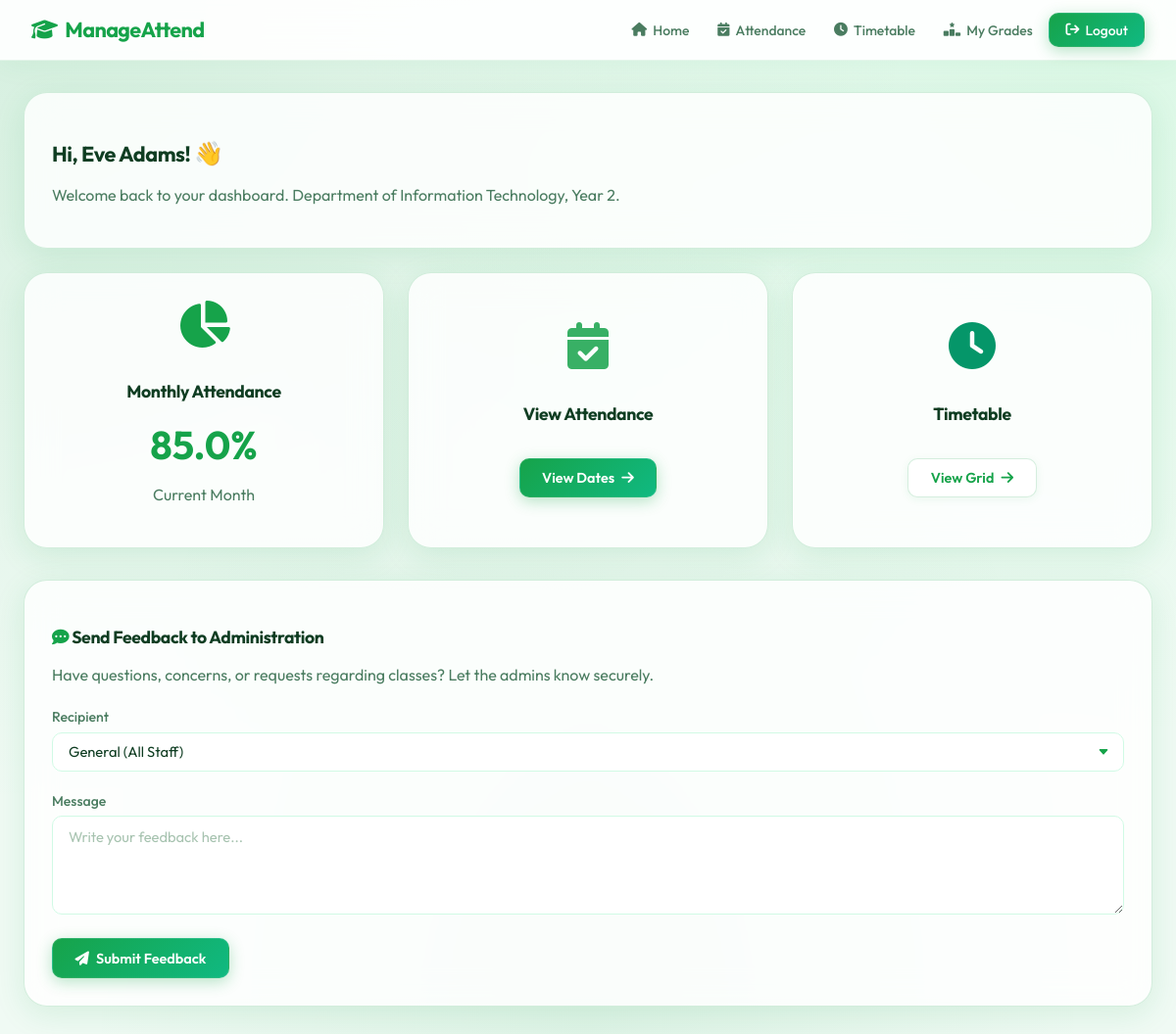
The app's page /home (signed in) with its own data.
### models.py (models this page shows, shortened)
class Student(db.Model):
    __tablename__ = 'students'
    id = db.Column(db.Integer, primary_key=True)
    name = db.Column(db.String(120), nullable=False)
    department = db.Column(db.String(80), nullable=False)
    year = db.Column(db.Integer, nullable=False)
    phone = db.Column(db.String(20), nullable=True)
    email = db.Column(db.String(120), nullable=True)
    gender = db.Column(db.String(20), nullable=True)
    attendances = db.relationship('Attendance', backref='student', lazy=True, cascade='all, delete-orphan')

class User(db.Model, UserMixin):
    __tablename__ = 'users'
    id = db.Column(db.Integer, primary_key=True)
    username = db.Column(db.String(80), unique=True, nullable=False)
    password_hash = db.Column(db.String(256), nullable=False)
    role = db.Column(db.String(20), nullable=False) # 'principal', 'hod', 'staff', 'student'
    department = db.Column(db.String(80), nullable=True)
    year = db.Column(db.Integer, nullable=True)
    student_id = db.Column(db.Integer, db.ForeignKey('students.id'), nullable=True)
    student = db.relationship('Student', backref='user_account', uselist=False, cascade='all, delete')

### app.py (the view, shortened to what this page needs)
@app.route('/home', methods=['GET', 'POST'])
@login_required
def student_home():
    if current_user.role != 'student':
        return redirect(url_for('index'))
    from models import Feedback, News
    from sqlalchemy import or_
    latest_news = News.query.filter(
        or_(News.target_dept == 'All', News.target_dept == current_user.department),
        or_(News.target_year == 'All', News.target_year == str(current_user.year))
    ).order_by(News.timestamp.desc()).limit(10).all()
    from models import SharedFile
    student_files = SharedFile.query.filter(
        or_(SharedFile.target_dept == 'All', SharedFile.target_dept == current_user.department),
        or_(SharedFile.target_year == 'All', SharedFile.target_year == str(current_user.year))
    ).order_by(SharedFile.timestamp.desc()).all()
    current_month = datetime.today().month
    current_year = datetime.today().year
    total_periods = Attendance.query.filter_by(student_id=current_user.student_id).filter(
        extract('month', Attendance.date) == current_month,
        extract('year', Attendance.date) == current_year
    ).count()
    present_periods = Attendance.query.filter_by(student_id=current_user.student_id, status=True).filter(
        extract('month', Attendance.date) == current_month,
        extract('year', Attendance.date) == current_year
    ).count()
    monthly_percentage = 0
    if total_periods > 0:
        monthly_percentage = round((present_periods / total_periods) * 100, 2)
    from models import StaffAllocation
    allocs = StaffAllocation.query.filter_by(department=current_user.department, year=current_user.year).all()
    staff_ids = list(set([a.staff_id for a in allocs]))
    if staff_ids:
        staff_members = User.query.filter(User.id.in_(staff_ids)).all()
    else:
        staff_members = []
    return render_template('home.html', monthly_percentage=monthly_percentage,
                           latest_news=latest_news, student_files=student_files,
                           staff_members=staff_members)

### app.py (called while the page is built)
@login_manager.user_loader
def load_user(user_id):
    return User.query.get(int(user_id))

### templates/home.html (shortened to what this page needs)
{% extends 'base.html' %}
{% block content %}
<div class="grid grid-cols-3">
    <div class="glass-panel" style="grid-column: span 3;">
        <h2>Hi, {{ current_user.student.name if current_user.student else current_user.username }}! <span style="font-size:1.5rem">👋</span></h2>
        <p style="color: var(--text-secondary)">Welcome back to your dashboard. Department of {{ current_user.department }}, Year {{ current_user.year }}.</p>
    </div>
    <div class="glass-panel" style="text-align: center;">
        <i class="fa-solid fa-chart-pie" style="font-size: 3rem; color: var(--accent-color); margin-bottom: 1rem;"></i>
        <h3>Monthly Attendance</h3>
        <p style="font-size: 2.5rem; font-weight: 700; color: {% if monthly_percentage >= 75 %}var(--success){% else %}var(--danger){% endif %}; margin: 1rem 0;">
            {{ monthly_percentage }}%
        </p>
        <p style="color: var(--text-secondary)">Current Month</p>
    </div>
    <div class="glass-panel" style="display: flex; flex-direction: column; justify-content: center; align-items: center;">
        <i class="fa-solid fa-calendar-check" style="font-size: 3rem; color: var(--accent-color); margin-bottom: 1rem; opacity: 0.85;"></i>
        <h3>View Attendance</h3>
        <a href="{{ url_for('student_attendance_list') }}" class="btn btn-primary" style="margin-top: 1rem;">View Dates <i class="fa-solid fa-arrow-right"></i></a>
    </div>
    <div class="glass-panel" style="display: flex; flex-direction: column; justify-content: center; align-items: center;">
        <i class="fa-solid fa-clock" style="font-size: 3rem; color: #059669; margin-bottom: 1rem;"></i>
        <h3>Timetable</h3>
        <a href="{{ url_for('student_timetable') }}" class="btn btn-secondary" style="margin-top: 1rem;">View Grid <i class="fa-solid fa-arrow-right"></i></a>
    </div>
</div>
<div class="glass-panel" style="margin-top: 2rem;">
    <h3><i class="fa-solid fa-comment-dots" style="color: var(--accent-color);"></i> Send Feedback to Administration</h3>
    <p style="color: var(--text-secondary); margin-bottom: 1.5rem;">Have questions, concerns, or requests regarding classes? Let the admins know securely.</p>
    <form method="POST" action="{{ url_for('student_home') }}">
        <div class="form-group">
            <label>Recipient</label>
            <select name="target_staff_id" class="form-control">
                <option value="">General (All Staff)</option>
            </select>
        </div>
        <div class="form-group">
            <label>Message</label>
            <textarea name="message" class="form-control" rows="4" placeholder="Write your feedback here..." required style="resize: vertical;"></textarea>
        </div>
        <button type="submit" class="btn btn-primary">
            <i class="fa-solid fa-paper-plane"></i> Submit Feedback
        </button>
    </form>
</div>
{% endblock %}

### static/css/style.css (style rules this page uses)
:root { --bg-color: #f0faf4; --text-primary: #0f3d22; --text-secondary: #4a7c60; --accent-color: #16a34a; --accent-hover: #15803d; --accent-light: #dcfce7; --accent-glow: rgba(22, 163, 74, 0.25); --glass-bg: rgba(255, 255, 255, 0.82); --glass-border: rgba(22, 163, 74, 0.18); --card-shadow: 0 8px 32px rgba(22, 163, 74, 0.12); --navbar-bg: rgba(255, 255, 255, 0.92); --navbar-h: 62px; --success: #16a34a; --danger: #dc2626; --warning: #d97706; --radius-sm: 10px; --radius-md: 16px; --radius-lg: 24px; }
*, *::before, *::after { box-sizing: border-box; }
html { scroll-behavior: smooth; }
body { font-family: 'Outfit', sans-serif; background-color: var(--bg-color); background-image: radial-gradient(at 0% 0%, rgba(22,163,74,.12) 0px, transparent 55%), radial-gradient(at 100% 0%, rgba(134,239,172,.2) 0px, transparent 50%), radial-gradient(at 50% 100%, rgba(22,163,74,.08) 0px, transparent 60%); color: var(--text-primary); margin: 0; min-height: 100vh; display: flex; flex-direction: column; -webkit-font-smoothing: antialiased; }
.glass-panel { background: var(--glass-bg); backdrop-filter: blur(16px); -webkit-backdrop-filter: blur(16px); border: 1px solid var(--glass-border); border-radius: var(--radius-lg); box-shadow: var(--card-shadow); padding: 1.75rem; }
.form-control::placeholder { color: #a7c3b0; }
.btn { padding: 0.65rem 1.4rem; border-radius: 10px; border: none; font-family: 'Outfit', sans-serif; font-weight: 600; font-size: 0.9rem; cursor: pointer; transition: all 0.22s ease; text-decoration: none; display: inline-flex; justify-content: center; align-items: center; gap: 0.45rem; white-space: nowrap; }
.btn-primary { background: linear-gradient(135deg, #16a34a, #10b981); color: #ffffff !important; box-shadow: 0 4px 15px rgba(22, 163, 74, 0.3); border: 1px solid rgba(255,255,255,0.1); }
.btn-secondary { background: #ffffff; color: var(--accent-color); border: 1.5px solid var(--glass-border); box-shadow: 0 2px 8px rgba(22,163,74,.08); }
.form-group { margin-bottom: 1.3rem; }
.form-group label { display: block; margin-bottom: 0.4rem; color: var(--text-secondary); font-weight: 500; font-size: 0.88rem; }
.form-control { width: 100%; padding: 0.7rem 1rem; background: #ffffff; border: 1.5px solid #d1fae5; border-radius: 10px; color: var(--text-primary); font-family: inherit; font-size: 0.92rem; transition: all 0.22s ease; box-sizing: border-box; }
select.form-control { appearance: none; -webkit-appearance: none; background-repeat: no-repeat; background-position: right 0.9rem center; background-size: 0.82em; padding-right: 2.4rem; }
.grid { display: grid; gap: 1.5rem; }
.grid-cols-3 { grid-template-columns: repeat(3, 1fr); }
h1, h2, h3 { font-weight: 700; letter-spacing: -0.02em; color: var(--text-primary); }
h2 { font-size: 1.35rem; }
h3 { font-size: 1.1rem; }

### records on screen
Student: student "Eve Adams"
User: department "Information Technology", year "2"

### other values on screen
{{ monthly_percentage }} "85.0"
